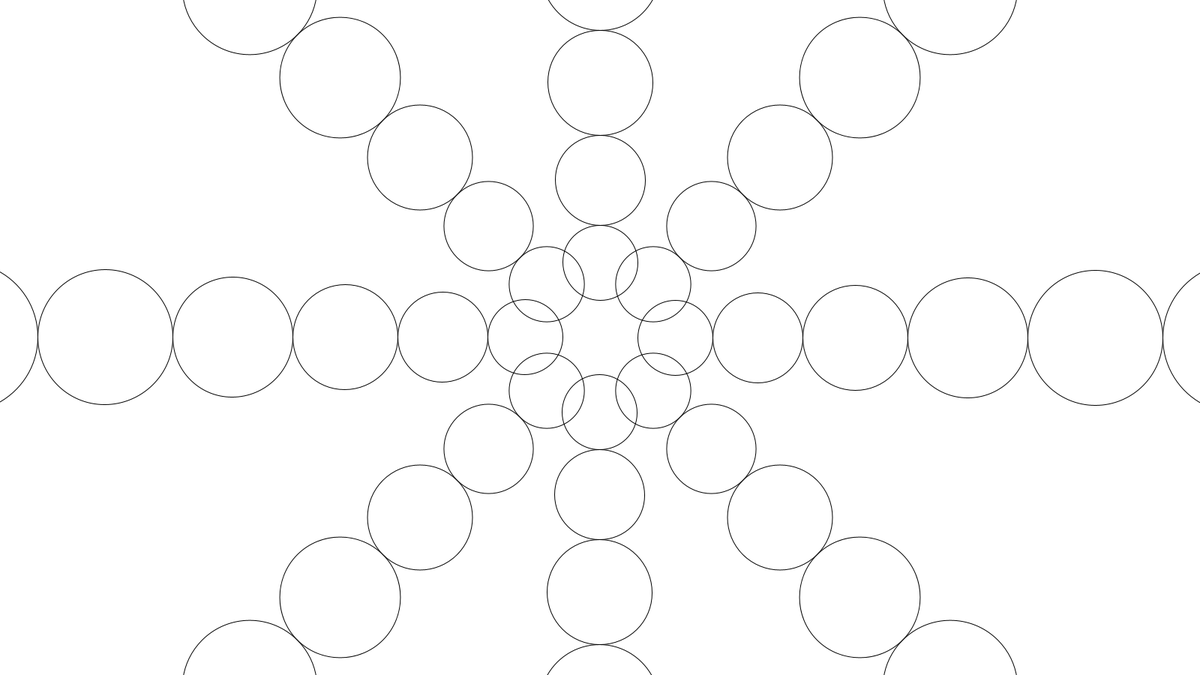
Frame 1 (no input)
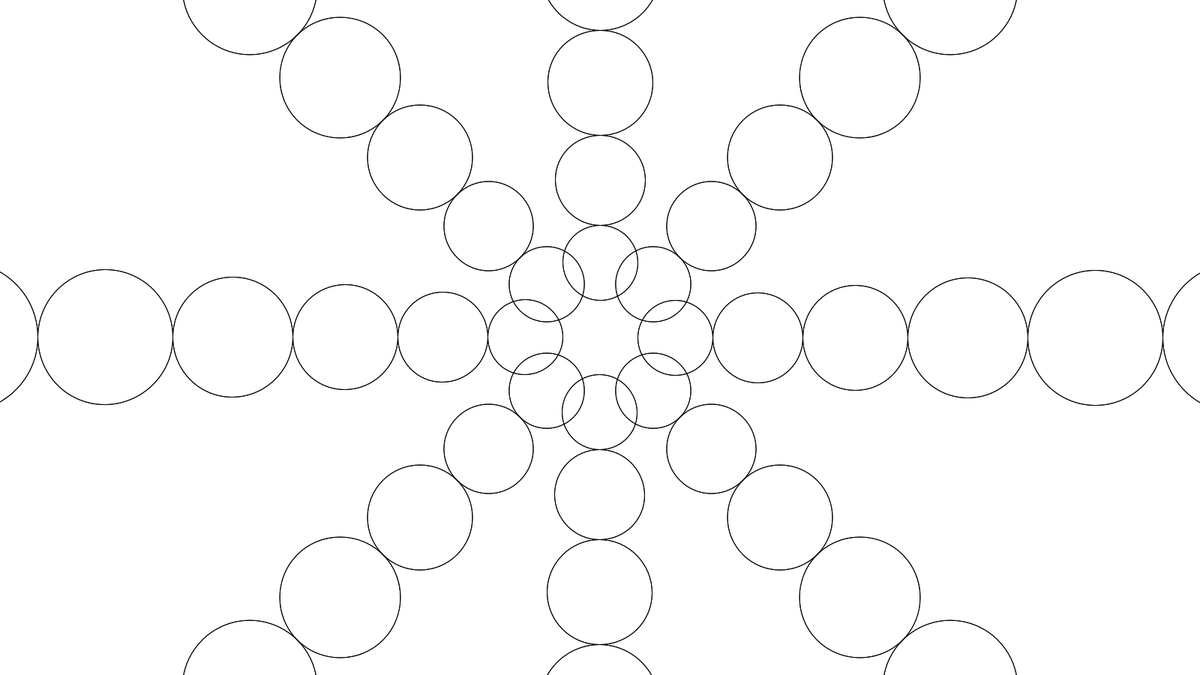
Frame 2 (the mouse pressed at the canvas centre, redrawn once)

The Processing sketch that drew these frames (run headless with seeded random() and noise(); the mouse was pressed at the canvas centre and the sketch redrawn once):

// Processing sketch: kaleidscope
// ── kaleidscope.pde
void setup()
{
  size(1600, 900);
  background(255);
  smooth();
  noLoop();
}

void draw()
{
  pushMatrix();
  translate(width/2, height/2);
  kaleidscope(50, 8, 12);
  popMatrix();
}

void kaleidscope(float r, int num, int iterations)
{
  pushMatrix();
  for (int i = 0; i < num; i++)
  {
    object(r, 20);
    rotate(TWO_PI/(float)num);
  }
  popMatrix();
}

void object(float init_r, int num)
{
  float r = init_r;
  noFill();
  stroke(0);
  strokeWeight(1);
  pushMatrix();
  translate(2.0*r, 0);
  for (int i = 0; i < num; i++)
  {
    ellipse(0, 0, 2.0*r, 2.0*r);
    translate(r, 0);
    r += 10;
    translate(r, 0);
  }
  popMatrix();
}

void keyPressed()
{
  if (keyCode == ENTER)
  {
    save("image.jpg");
  }
}
